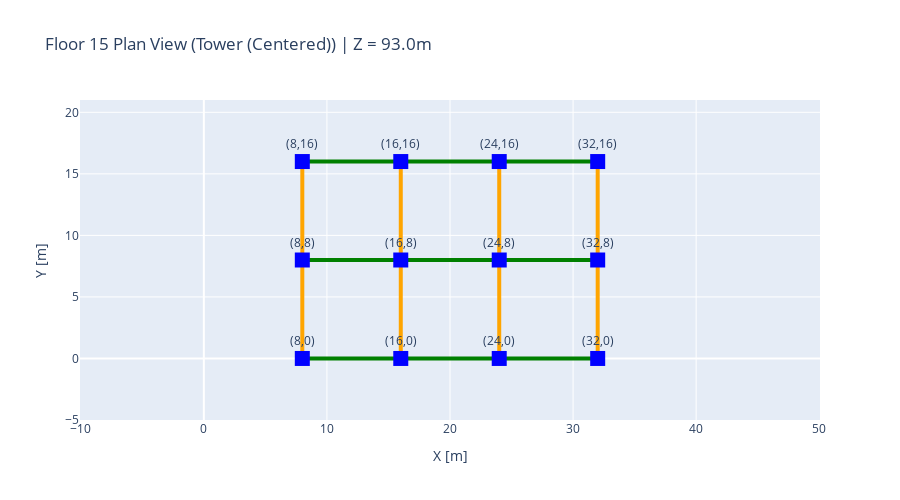

Here is the notebook cell this chart was saved with:
### Code cell
# Show tower floor (centered reduced footprint)
print("Floor 15 (Tower - Centered Footprint 24m × 16m):")
fig_floor15 = create_floor_plan(position_df, connectivity_df, 15)
fig_floor15.show()

### Figure 1 — Plotly figure (JSON) as saved in the notebook; plotly's stock layout.template omitted (floating-point values rounded to 4 significant figures)
{"data": [{"hoverinfo": "skip", "line": {"color": "green", "width": 4}, "mode": "lines", "showlegend": false, "type": "scatter", "x": [8, 16], "y": [0, 0]}, {"hoverinfo": "skip", "line": {"color": "green", "width": 4}, "mode": "lines", "showlegend": false, "type": "scatter", "x": [16, 24], "y": [0, 0]}, {"hoverinfo": "skip", "line": {"color": "green", "width": 4}, "mode": "lines", "showlegend": false, "type": "scatter", "x": [24, 32], "y": [0, 0]}, {"hoverinfo": "skip", "line": {"color": "green", "width": 4}, "mode": "lines", "showlegend": false, "type": "scatter", "x": [8, 16], "y": [8, 8]}, {"hoverinfo": "skip", "line": {"color": "green", "width": 4}, "mode": "lines", "showlegend": false, "type": "scatter", "x": [16, 24], "y": [8, 8]}, {"hoverinfo": "skip", "line": {"color": "green", "width": 4}, "mode": "lines", "showlegend": false, "type": "scatter", "x": [24, 32], "y": [8, 8]}, {"hoverinfo": "skip", "line": {"color": "green", "width": 4}, "mode": "lines", "showlegend": false, "type": "scatter", "x": [8, 16], "y": [16, 16]}, {"hoverinfo": "skip", "line": {"color": "green", "width": 4}, "mode": "lines", "showlegend": false, "type": "scatter", "x": [16, 24], "y": [16, 16]}, {"hoverinfo": "skip", "line": {"color": "green", "width": 4}, "mode": "lines", "showlegend": false, "type": "scatter", "x": [24, 32], "y": [16, 16]}, {"hoverinfo": "skip", "line": {"color": "orange", "width": 4}, "mode": "lines", "showlegend": false, "type": "scatter", "x": [8, 8], "y": [0, 8]}, {"hoverinfo": "skip", "line": {"color": "orange", "width": 4}, "mode": "lines", "showlegend": false, "type": "scatter", "x": [8, 8], "y": [8, 16]}, {"hoverinfo": "skip", "line": {"color": "orange", "width": 4}, "mode": "lines", "showlegend": false, "type": "scatter", "x": [16, 16], "y": [0, 8]}, {"hoverinfo": "skip", "line": {"color": "orange", "width": 4}, "mode": "lines", "showlegend": false, "type": "scatter", "x": [16, 16], "y": [8, 16]}, {"hoverinfo": "skip", "line": {"color": "orange", "width": 4}, "mode": "lines", "showlegend": false, "type": "scatter", "x": [24, 24], "y": [0, 8]}, {"hoverinfo": "skip", "line": {"color": "orange", "width": 4}, "mode": "lines", "showlegend": false, "type": "scatter", "x": [24, 24], "y": [8, 16]}, {"hoverinfo": "skip", "line": {"color": "orange", "width": 4}, "mode": "lines", "showlegend": false, "type": "scatter", "x": [32, 32], "y": [0, 8]}, {"hoverinfo": "skip", "line": {"color": "orange", "width": 4}, "mode": "lines", "showlegend": false, "type": "scatter", "x": [32, 32], "y": [8, 16]}, {"customdata": [258, 259, 260, 261, 262, 263, 264, 265, 266, 267, 268, 269], "hovertemplate": "Node %{customdata}<br>X: %{x}m<br>Y: %{y}m<extra></extra>", "marker": {"color": "blue", "size": 15, "symbol": "square"}, "mode": "markers+text", "name": "Columns", "text": ["(8,0)", "(16,0)", "(24,0)", "(32,0)", "(8,8)", "(16,8)", "(24,8)", "(32,8)", "(8,16)", "(16,16)", "(24,16)", "(32,16)"], "textposition": "top center", "type": "scatter", "x": [8.0, 16.0, 24.0, 32.0, 8.0, 16.0, 24.0, 32.0, 8.0, 16.0, 24.0, 32.0], "y": [0.0, 0.0, 0.0, 0.0, 8.0, 8.0, 8.0, 8.0, 16.0, 16.0, 16.0, 16.0]}], "layout": {"height": 500, "showlegend": false, "title": {"text": "Floor 15 Plan View (Tower (Centered)) | Z = 93.0m"}, "width": 900, "xaxis": {"range": [-5, 45], "scaleanchor": "y", "scaleratio": 1, "title": {"text": "X [m]"}}, "yaxis": {"range": [-5, 21], "title": {"text": "Y [m]"}}}}
